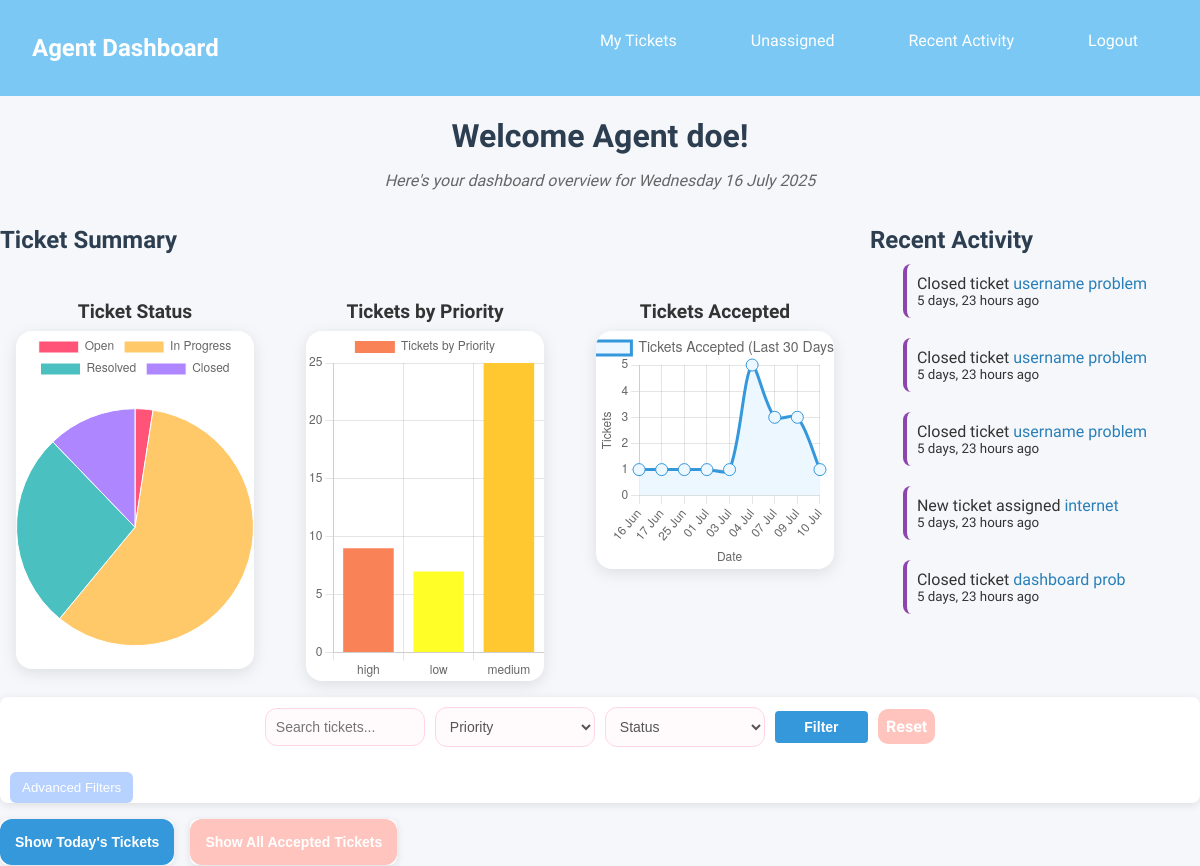
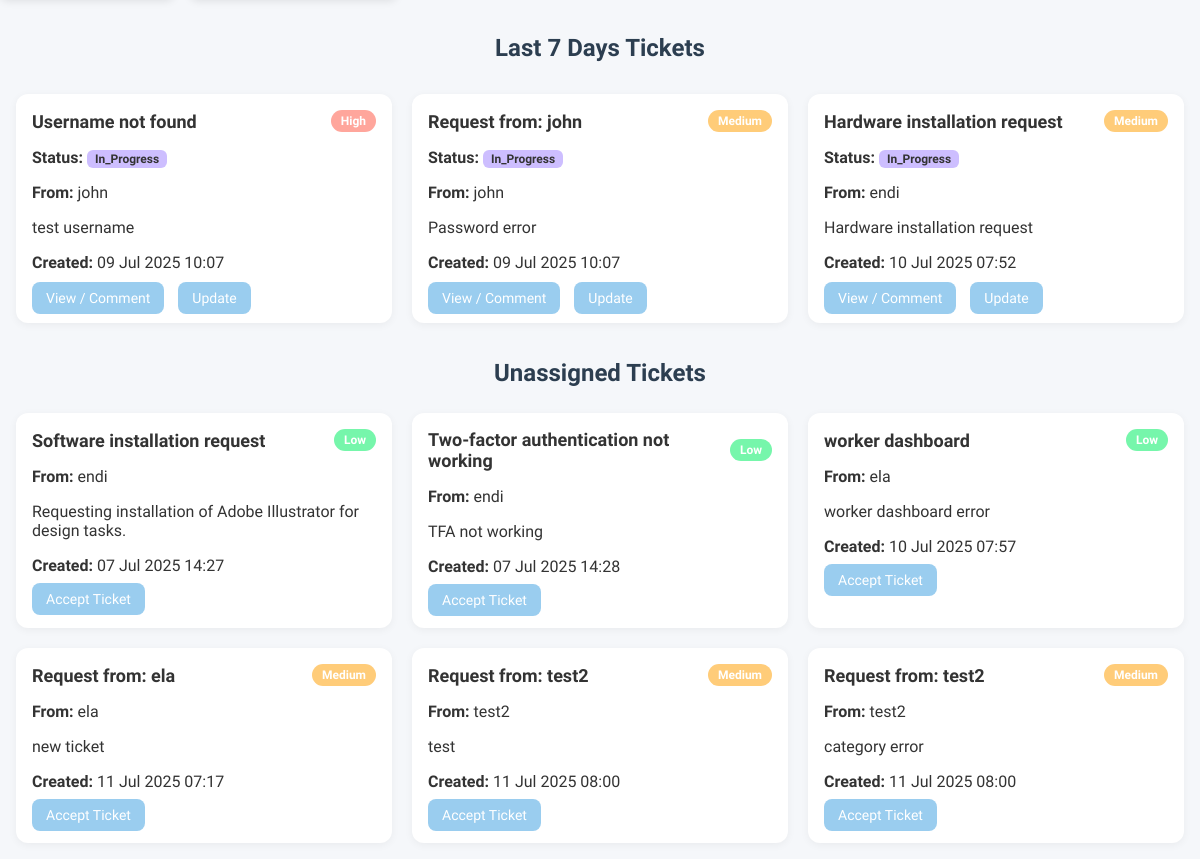
/agent/ (signed in), run on an earlier commit of the app's database (2 pictures, top to bottom).
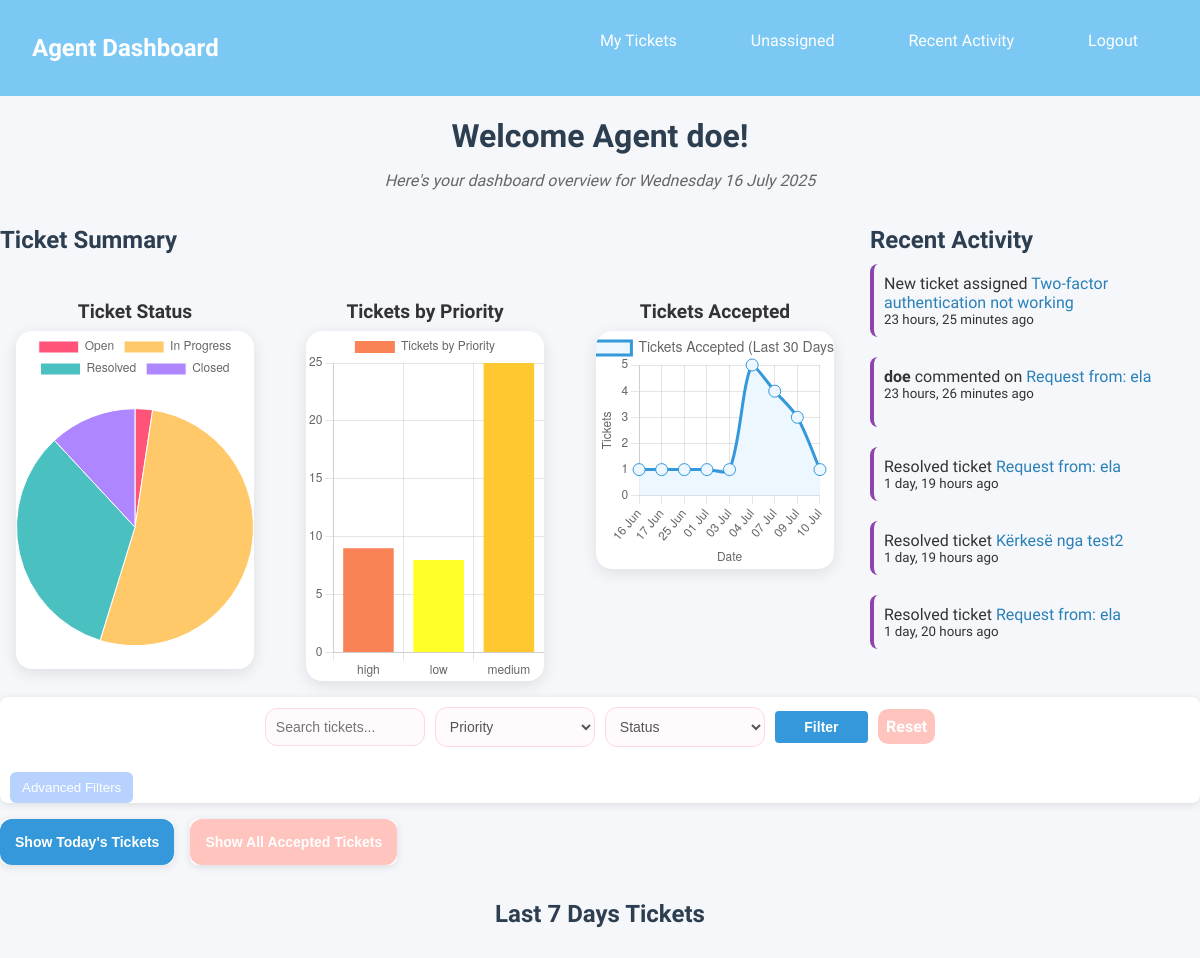
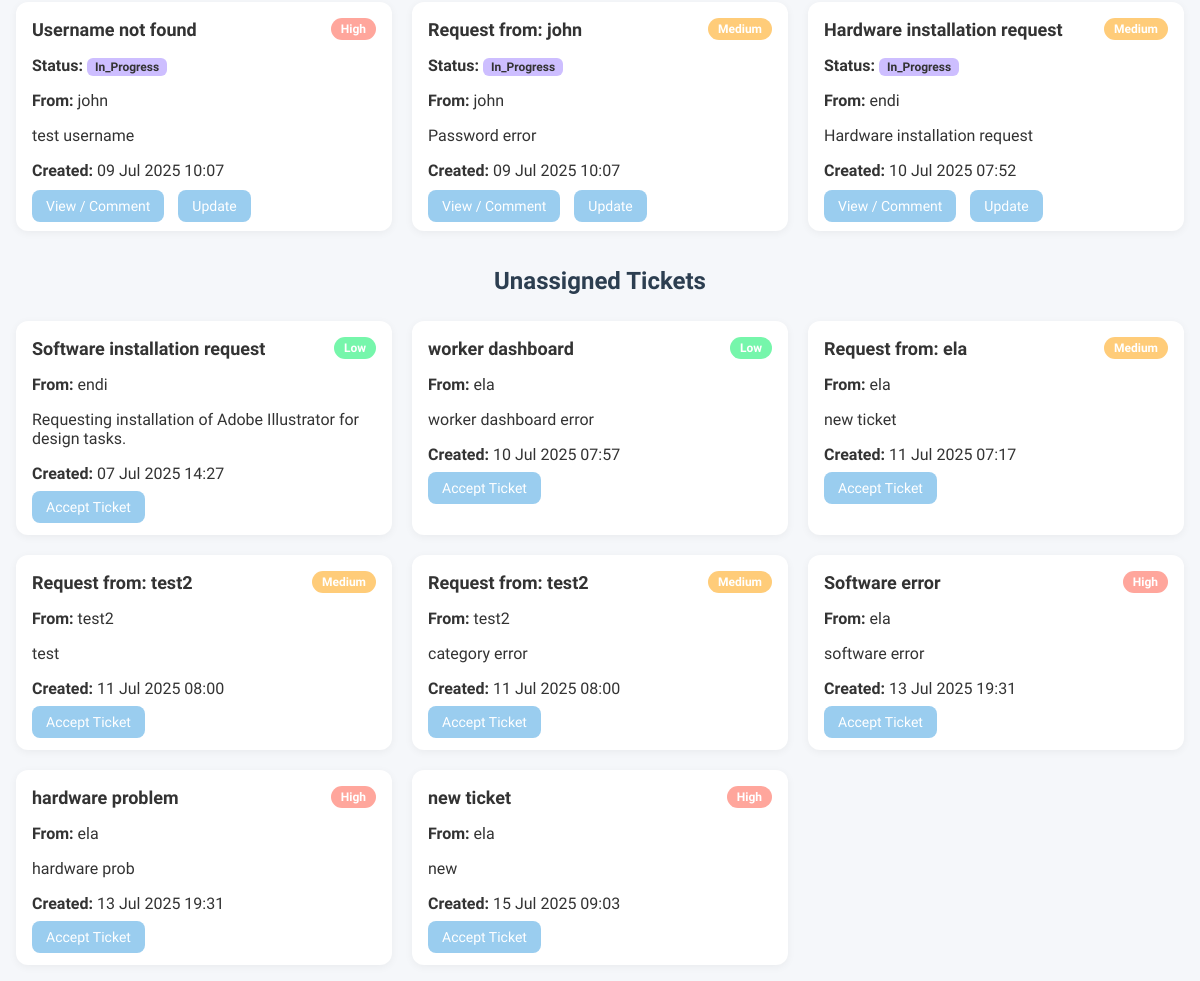
And on a later commit of the database (2 pictures, top to bottom).
### helpdeskApp/models.py (models this page shows, shortened)
class ActivityLog(models.Model):
    ACTIVITY_TYPES = [
        ('resolved', 'Resolved Ticket'),
        ('closed', 'Closed Ticket'),
        ('updated', 'Updated Ticket'),
        ('assigned', 'New Ticket Assigned'),
    ]
    user = models.ForeignKey(User, on_delete=models.CASCADE)
    ticket = models.ForeignKey('Ticket', on_delete=models.CASCADE)
    type = models.CharField(max_length=20, choices=ACTIVITY_TYPES)
    timestamp = models.DateTimeField(auto_now_add=True)

class Ticket(models.Model):
    STATUS_CHOICES = (
        ('open', 'Open'),
        ('in_progress', 'In Progress'),
        ('resolved', 'Resolved'),
        ('closed', 'Closed'),
    )
    PRIORITY_CHOICES = (
        ('high', 'High'),
        ('medium', 'Medium'),
        ('low', 'Low'),
    )
    CATEGORY_CHOICES = (
        ('software', 'Software'),
        ('hardware', 'Hardware'),
        ('network', 'Network'),
        ('other', 'Other'),
    )
    created_by = models.ForeignKey(
        settings.AUTH_USER_MODEL,
        on_delete=models.CASCADE,
        related_name='created_tickets'
    )
    assigned_to = models.ForeignKey(
        settings.AUTH_USER_MODEL,
        on_delete=models.SET_NULL,
        null=True,
        blank=True,
        limit_choices_to={'role': 'agent'},
        related_name='assigned_tickets'
    )
    subject = models.CharField(max_length=255)
    description = models.TextField()
    status = models.CharField(max_length=20, choices=STATUS_CHOICES, default='open')
    priority = models.CharField(max_length=10, choices=PRIORITY_CHOICES, default='medium')
    category = models.CharField(max_length=20, choices=CATEGORY_CHOICES, default='other')
    created_at = models.DateTimeField(auto_now_add=True)
    updated_at = models.DateTimeField(auto_now=True)

class CustomUser(AbstractUser):
    ROLE_CHOICES= (
        ('worker', 'Worker'),
        ('agent','Helpdesk Agent'),
    )
    role=models.CharField(max_length=25, choices=ROLE_CHOICES)

class Comment(models.Model):
    ticket = models.ForeignKey('Ticket', related_name='comments', on_delete=models.CASCADE)
    author = models.ForeignKey(User, on_delete=models.CASCADE)
    message = models.TextField()
    created_at = models.DateTimeField(auto_now_add=True)

### helpdeskApp/views.py (the view)
# urls.py: path('agent/', views.agent_dashboard, name='agent_dashboard'),
@login_required
def agent_dashboard(request):
    if request.user.role != 'agent':
        return redirect('worker_dashboard')
    status = request.GET.get('status')
    category = request.GET.get('category')
    priority = request.GET.get('priority')
    created_from = request.GET.get('created_from')
    created_to = request.GET.get('created_to')
    search_query = request.GET.get('search', '').strip()
    show_all = request.GET.get('show_all') == '1'
    my_tickets = Ticket.objects.filter(assigned_to=request.user)
    if not show_all:
        seven_days_ago = timezone.now() - timedelta(days=7)
        my_tickets = my_tickets.filter(created_at__gte=seven_days_ago)
    if status:
        my_tickets = my_tickets.filter(status=status)
    if category:
        my_tickets = my_tickets.filter(category=category)
    if priority:
        my_tickets = my_tickets.filter(priority=priority)
    created_from_str = request.GET.get('created_from')
    created_to_str = request.GET.get('created_to')
    if created_from_str:
        try:
            created_from = datetime.strptime(created_from_str, "%Y-%m-%d")
            my_tickets = my_tickets.filter(created_at__gte=created_from)
        except ValueError:
            pass
    if created_to_str:
        try:
            created_to = datetime.strptime(created_to_str, "%Y-%m-%d") + timedelta(days=1)
            my_tickets = my_tickets.filter(created_at__lt=created_to)
        except ValueError:
            pass
    if search_query:
        my_tickets = my_tickets.filter(
            Q(subject__icontains=search_query) |
            Q(description__icontains=search_query) |
            Q(id__iexact=search_query)
        )
    all_agent_tickets = Ticket.objects.filter(assigned_to=request.user)
    open_count = all_agent_tickets.filter(status='open').count()
    in_progress_count = all_agent_tickets.filter(status='in_progress').count()
    resolved_count = all_agent_tickets.filter(status='resolved').count()
    closed_count = all_agent_tickets.filter(status='closed').count()
    ticket_stats = all_agent_tickets.values('status').annotate(count=Count('id'))
    priority_stats = all_agent_tickets.values('priority').annotate(count=Count('id'))
    tickets_over_time = (
        all_agent_tickets
        .filter(created_at__gte=timezone.now() - timedelta(days=30))
        .annotate(day=TruncDate('created_at'))
        .values('day')
        .annotate(count=Count('id'))
        .order_by('day')
    )
    unassigned_tickets = Ticket.objects.filter(status='open', assigned_to__isnull=True)
    recent_comments = Comment.objects.filter(ticket__assigned_to=request.user).select_related('ticket', 'author').order_by('-created_at')[:10]
    recent_activity = ActivityLog.objects.filter(user=request.user).select_related('ticket', 'user').order_by('-timestamp')[:10]
    for comment in recent_comments:
        comment.event_type = 'comment'
        comment.event_time = comment.created_at
    for activity in recent_activity:
        activity.event_type = 'activity'
        activity.event_time = activity.timestamp
    recent_events = sorted(
        chain(recent_comments, recent_activity),
        key=lambda x: x.event_time,
        reverse=True
    )[:5]
    if request.user.is_staff:
        User = get_user_model()
        agent_stats = Ticket.objects.filter(assigned_to__isnull=False).values('assigned_to__username').annotate(count=Count('id'))
        agent_labels = [item['assigned_to__username'] for item in agent_stats]
        agent_counts = [item['count'] for item in agent_stats]
    else:
        agent_labels = []
        agent_counts = []
    priority_counts = {item['priority']: item['count'] for item in priority_stats}
    high_count = priority_counts.get('high', 0)
    medium_count = priority_counts.get('medium', 0)
    low_count = priority_counts.get('low', 0)
    return render(request, 'agent_dashboard.html', {
        'my_ticket': my_tickets,
        'tickets': my_tickets,
        'unassigned_tickets': unassigned_tickets,
        'user': request.user,
        'open_count': open_count,
        'in_progress_count': in_progress_count,
        'resolved_count': resolved_count,
        'closed_count': closed_count,
        'recent_comments': recent_comments,
        'search_query': search_query,
        'priority': priority,
        'status': status,
        'category': category,
        'created_from': created_from,
        'created_to': created_to,
        'ticket_stats': list(ticket_stats),
        'priority_stats': list(priority_stats),
        'tickets_over_time': json.dumps(list(tickets_over_time), cls=DjangoJSONEncoder),
        'high_count': high_count,
        'medium_count': medium_count,
        'low_count': low_count,
        'agent_labels': json.dumps(agent_labels),
        'agent_counts': json.dumps(agent_counts),
        'show_all': show_all,
        'recent_activity': recent_activity,
        'recent_events': recent_events,
    })

### helpdeskApp/templates/agent_dashboard.html (shortened to what the changed rows need)
{% load static %}
<html>
<head>
    <link rel="stylesheet" type="text/css" href="{% static 'css/agent.css' %}">
</head>
<body>
    <h1 style="display:flex; justify-content: center;">Welcome Agent {{ user.username }}! </h1>
    <div class="test">
        <div class="part_one">
                <section id="ticket-summary">
                    <h2>Ticket Summary</h2>
                        <div class="chart-cards">
                        <div class="chart-container">
                            <h3>Ticket Status</h3>
                            <canvas id="ticketChart" width="350" height="350" style="max-width: 350px; max-height: 350px;"></canvas>
                        </div>
                        <div class="chart-container">
                            <h3>Tickets by Priority</h3>
                            <canvas id="priorityChart" width="350" height="350"></canvas>
                        </div>
                        <div class="chart-container">
                            <h3>Tickets Accepted</h3>
                            <canvas id="trendChart" width="400" height="400"></canvas>
                        </div>
                    </div>
                </section>
                <div id="recent-activity">
                    <h2>Recent Activity</h2>
                    <ul class="recent-activity-list">
                        {% for event in recent_events %}
                            <li>
                                {% if event.event_type == "comment" %}
                                    <strong>{{ event.author.username }}</strong> commented on
                                    <a href="{% url 'ticket_detail' event.ticket.id %}">
                                        {{ event.ticket.subject|truncatewords:6 }}
                                    </a>
                                    <br>
                                    <small>{{ event.created_at|timesince }} ago</small>
                                {% elif event.event_type == "activity" %}
                                    <span class="activity-text">
                                        {% if event.type == 'resolved' %}
                                            Resolved ticket <a href="{% url 'ticket_detail' event.ticket.id %}">{{ event.ticket.subject }}</a>
                                        {% elif event.type == 'closed' %}
                                            Closed ticket <a href="{% url 'ticket_detail' event.ticket.id %}">{{ event.ticket.subject }}</a>
                                        {% elif event.type == 'updated' %}
                                            Updated ticket <a href="{% url 'ticket_detail' event.ticket.id %}">{{ event.ticket.subject }}</a>
                                        {% elif event.type == 'assigned' %}
                                            New ticket assigned <a href="{% url 'ticket_detail' event.ticket.id %}">{{ event.ticket.subject }}</a>
                                        {% endif %}
                                    </span>
                                    <br>
                                    <small>{{ event.timestamp|timesince }} ago</small>
                                {% endif %}
                            </li>
                        {% empty %}
                            <li>No recent activity.</li>
                        {% endfor %}
                    </ul>
                </div>
            </div>
        </div>
                {% if not status and not category and not priority and not created_from and not created_to and not search_query %}
                    <h2 style="text-align: center; margin-bottom: 1rem;">
                        {% if show_all %}
                            All Accepted Tickets
                        {% else %}
                            Last 7 Days Tickets
                        {% endif %}
                    </h2>
                {% endif %}
    <div class="ticket-grid" id="my-tickets">
        {% if tickets %}
            {% for ticket in tickets %}
            <div class="ticket-card">
                <div class="ticket-header">
                    <h3>{{ ticket.subject }}</h3>
                    <span class="badge {{ ticket.priority }}">{{ ticket.priority|title }}</span>
                </div>
                <p><strong>Status:</strong> <span class="status-label {{ ticket.status }}">{{ ticket.status|title }}</span></p>
                <p><strong>From:</strong> {{ ticket.created_by.username }}</p>
                <p>{{ ticket.description|truncatewords:15 }}</p>
                <p><strong>Created:</strong> {{ ticket.created_at|date:"d M Y H:i" }}</p>
                    <a href="{% url 'ticket_detail' ticket.id %}" class="btn">View / Comment</a>
                    <a href="{% url 'update_ticket_status' ticket.id %}" class="btn" style="margin-left: 10px;">Update</a>
            </div>
            {% endfor %}
        {% else %}
            <p style="text-align: center;">No tickets found for the selected option.</p>
        {% endif %}
    </div>
    <h2 style="display:flex; justify-content:center">Unassigned Tickets</h2>
    <div class="ticket-grid" id="waiting-ticket">
        {% for ticket in unassigned_tickets %}
            <div class="ticket-card">
                <div class="ticket-header">
                    <h3>{{ ticket.subject }}</h3>
                    <span class="badge {{ ticket.priority }}">{{ ticket.priority|title }}</span>
                </div>
                <p><strong>From:</strong> {{ ticket.created_by.username }}</p>
                <p>{{ ticket.description|truncatewords:15 }}</p>
                <p><strong>Created:</strong> {{ ticket.created_at|date:"d M Y H:i" }}</p>
                <div style="margin-bottom:4px;">
                    <a href="{% url 'claim_ticket' ticket.id %}" class="btn">Accept Ticket</a>
                </div>
            </div>
        {% empty %}
            <p style="text-align: center;">No unassigned tickets.</p>
        {% endfor %}
    </div>
</body>
</html>

What changed in the data, as far as the page shows it:
no longer on this page (row unchanged): ActivityLog: ticket.subject "username problem", timestamp "5 days, 23 hours"
no longer on this page (row unchanged): ActivityLog: ticket.subject "username problem", timestamp "5 days, 23 hours"
no longer on this page (row unchanged): ActivityLog: ticket.subject "username problem", timestamp "5 days, 23 hours"
no longer on this page (row unchanged): ActivityLog: ticket.subject "internet", timestamp "5 days, 23 hours"
no longer on this page (row unchanged): ActivityLog: ticket.subject "dashboard prob", timestamp "5 days, 23 hours"
no longer on this page (row edited): Ticket: subject "Two-factor authentication not working", priority "Low", created_by.username "endi", description "TFA not working", created_at "07 Jul 2025 14:28", shown under "Unassigned Tickets"
added ActivityLog: ticket.subject "Two-factor authentication not working", timestamp "23 hours, 25 minutes"
added Comment: author.username "doe", ticket.subject "Request from: ela", created_at "23 hours, 26 minutes"
added ActivityLog: ticket.subject "Request from: ela", timestamp "1 day, 19 hours"
added ActivityLog: ticket.subject "Kërkesë nga test2", timestamp "1 day, 19 hours"
added ActivityLog: ticket.subject "Request from: ela", timestamp "1 day, 20 hours"
added Ticket: subject "Software error", priority "High", created_by.username "ela", description "software error", created_at "13 Jul 2025 19:31", shown under "Unassigned Tickets"
added Ticket: subject "hardware problem", priority "High", created_by.username "ela", description "hardware prob", created_at "13 Jul 2025 19:31", shown under "Unassigned Tickets"
added Ticket: subject "new ticket", priority "High", created_by.username "ela", description "new", created_at "15 Jul 2025 09:03", shown under "Unassigned Tickets"
Also different on the page:
chart data {{ in_progress_count }}: 24 → 22
chart data {{ resolved_count }}: 11 → 14
chart data {{ priority_stats|safe }}: [{'priority': 'high', 'count': 9}, {'priority': 'low', 'count': 7}, {'priority': 'medium', 'count': 25}] → [{'priority': 'high', 'count': 9}, {'priority': 'low', 'count': 8}, {'priority': 'medium', 'count': 25}]
